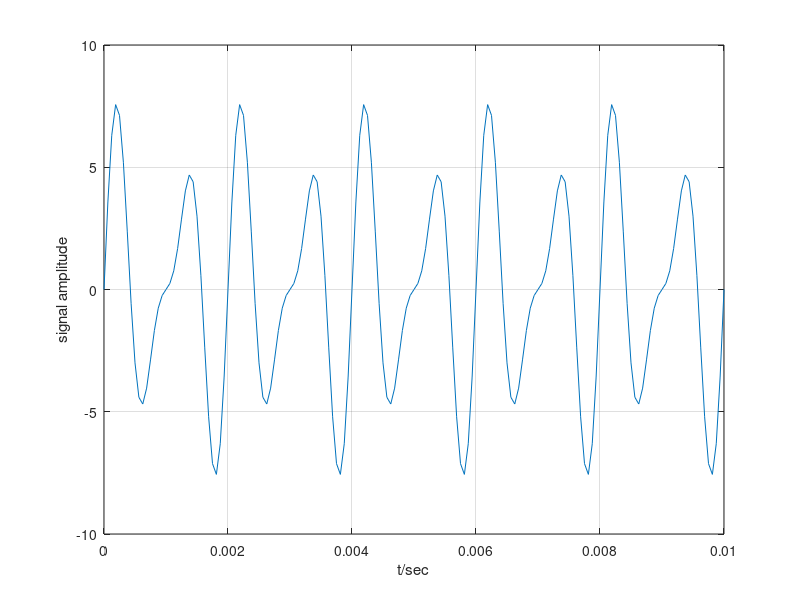
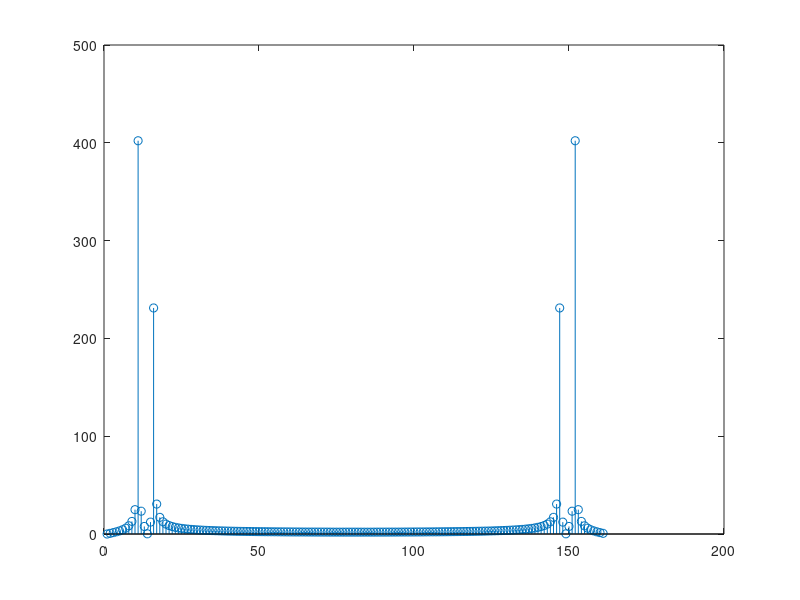

Reproduce these figures in MATLAB, in order.
clear;
clc;
f1=1000;
f2=3000;
A1=5;
A2=3;
fs=16000;
t=0:1/fs:0.01;
y1=A1*sin(2*pi*f1*t);
y2=A2*sin(1*pi*f2*t);
y3=y1+y2;

plot(t,y1);hold;
plot(t,y2);hold;
plot(t,y3);hold;

xlabel("t/sec");
ylabel("signal amplitude")

grid
matlabFFT=figure;
y3ph=fft(y3);
stem(abs(y3ph));





